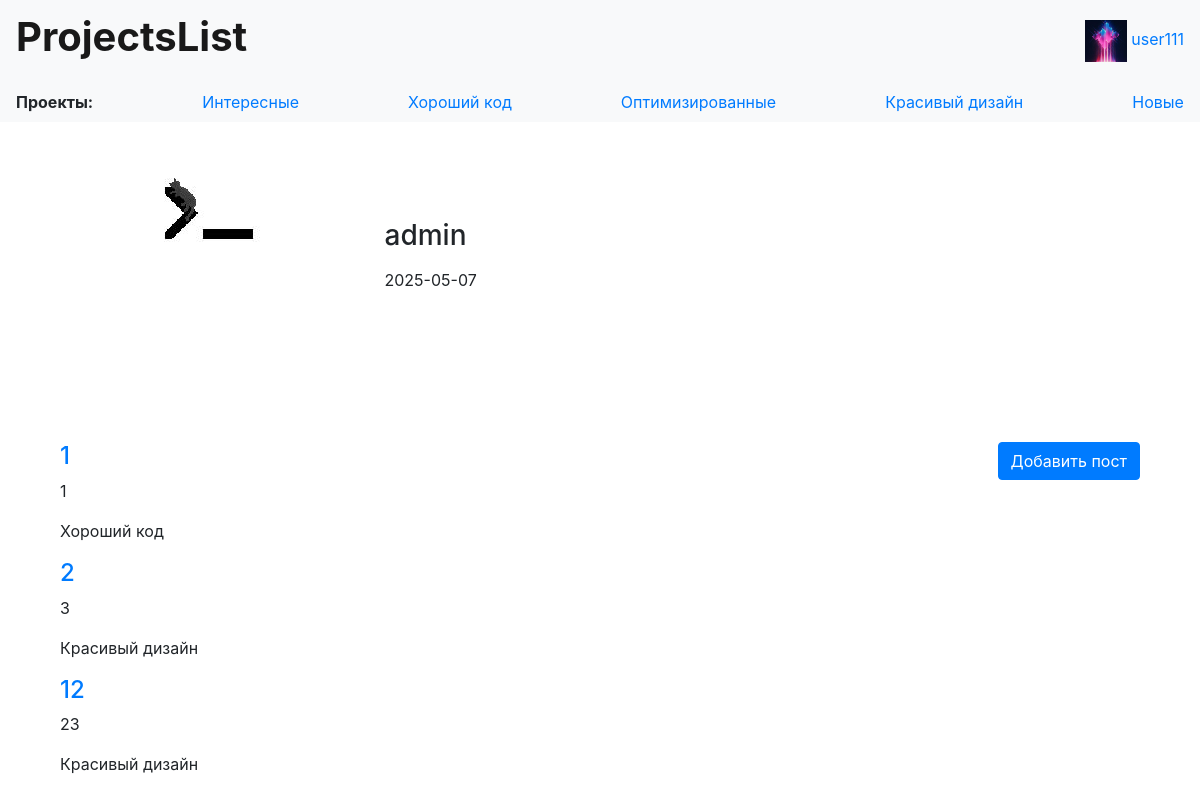
Page /user1 (signed in) on the committed database.
### data/users.py (models this page shows, shortened)
class User(SqlAlchemyBase, UserMixin):
    __tablename__ = 'users'
    id = sa.Column(sa.Integer, primary_key=True, autoincrement=True)
    name = sa.Column(sa.String)
    mail = sa.Column(sa.String, unique=True)
    hashed_password = sa.Column(sa.String)
    info = sa.Column(sa.String)
    image = sa.Column(sa.String)
    github = sa.Column(sa.String)
    create_time = sa.Column(sa.DateTime, default=datetime.now)
    posts = sa.orm.relationship('Post', back_populates='author')
    comments = sa.orm.relationship('Comment', back_populates='author')
    liked_posts = sa.orm.relationship('Post', back_populates='users_who_liked', secondary='rating_posts')
    liked_comments = sa.orm.relationship('Comment', back_populates='users_who_liked', secondary='rating_comments')

### data/posts.py (models this page shows)
class Post(SqlAlchemyBase):
    __tablename__ = 'posts'
    id = sa.Column(sa.Integer, primary_key=True, autoincrement=True)
    title = sa.Column(sa.String)
    text = sa.Column(sa.String)
    project_link = sa.Column(sa.String)
    category = sa.Column(sa.String)
    like = sa.Column(sa.Integer, default=0)
    dislike = sa.Column(sa.Integer, default=0)
    create_time = sa.Column(sa.DateTime, default=datetime.now)
    author = sa.orm.relationship('User', back_populates='posts')
    author_id = sa.Column(sa.Integer, sa.ForeignKey('users.id'))
    users_who_liked = sa.orm.relationship('User', back_populates='liked_posts', secondary='rating_posts')
    comments = sa.orm.relationship('Comment', back_populates='post')

### server.py (the view)
@app.route('/user<int:user_id>')
def user_page(user_id):
    try:
        db = db_session.create_session()
        user = db.query(User).filter(User.id == user_id).first()
        return flask.render_template('user_page.html', title='Страница пользователя', user=user)
    finally:
        db.close()

### data/db_session.py (called while the page is built)
def create_session() -> Session:
    global __factory
    return __factory()

### server.py (called while the page is built)
@login_manager.user_loader
def load_user(user_id):
    try:
        db = db_session.create_session()
        return db.query(User).get(user_id)
    finally:
        db.close()

### templates/user_page.html (shortened to what this page needs)
{% extends "base.html" %}
{% block content %}
<div class='container'>
	<div style='display: inline-block'>
		<img src='./{{user.image}}' alt='иконка пользователя'/>
	</div>
	<div style='display: inline-block'>
		<h3>{{user.name}}</h3>
		<p>{{user.create_time.date()}}</p>
	</div>
	<div class='posts' style='display: inline-block'>
		{% for post in user.posts %}
		<div class='small-post'>
		<div style='display: inline-block;'>
			<a href='posts/{{post.id}}'>
			<h4>{{post.title}}</h4>
			</a>
			<p>{{post.text}}</p>
			<p>{{post.category}}</p>
		</div>
		</div>
		{% endfor %}
	</div>
	{% if current_user.is_authenticated %}
	<a class='btn btn-primary' href='/add_post' style='text-align: center; float: right'>Добавить пост</a>
	{% endif %}
{% endblock %}

### templates/base.html (shortened to what this page needs)
<!doctype html>
<html lang="en">
<head>
    <link rel="stylesheet"
          href="https://stackpath.bootstrapcdn.com/bootstrap/4.4.1/css/bootstrap.min.css"
>
</head>
<body>
<header>
    <nav class="navbar navbar-light bg-light">
        <a class="navbar-brand" href='/'><h1><b>ProjectsList</b></h1></a>
        {% if current_user.is_authenticated %}
        	<div class='user-navbar'>
			<img class='user-icon' src='/{{current_user.image}}' width='42' height='42' /img>
			<a class='user-name' href="/user{{current_user.id}}">{{ current_user.name }}</a>
		</div>
        {% else %}
		<a class="btn btn-primary " href="/register">Зарегистрироваться</a>
		<a class="btn btn-success" href="/login">Войти</a>
        {% endif %}
    </nav>
    <nav class="navbar navbar-light bg-light">
        <b>Проекты:</b>
	<a href='/interesting'>Интересные</a>
        <a href='/goodcode'>Хороший код</a>
        <a href='/optimized'>Оптимизированные</a>
        <a href='/beautifuldesign '>Красивый дизайн</a>
        <a href='/new'>Новые</a>
    </nav>
</header>
<main role="main" class='container'>
    {% block content %}{% endblock %}
</main>
</body>
</html>

### rows in the picture
User: image (picture), name "user111"
User: image (picture), name "admin", create_time "2025-05-07"
Post: title "1", text "1", category "Хороший код"
Post: title "2", text "3", category "Красивый дизайн"
Post: title "12", text "23", category "Красивый дизайн"
